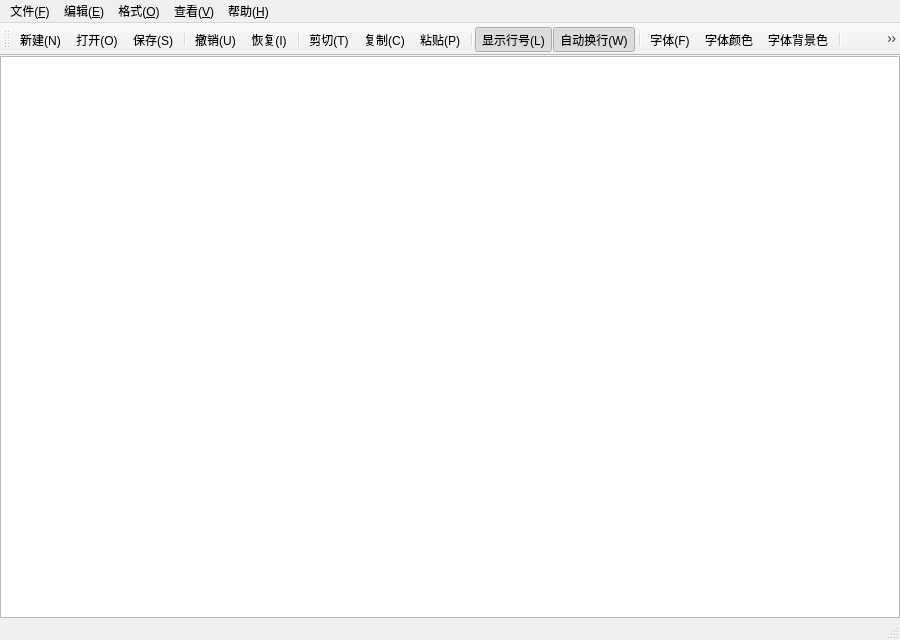
<?xml version="1.0" encoding="UTF-8"?>
<ui version="4.0">
 <class>MainWindow</class>
 <widget class="QMainWindow" name="MainWindow">
  <property name="geometry">
   <rect>
    <x>0</x>
    <y>0</y>
    <width>900</width>
    <height>640</height>
   </rect>
  </property>
  <property name="windowTitle">
   <string>简易文本编辑器</string>
  </property>
  <widget class="QWidget" name="centralwidget">
   <layout class="QVBoxLayout" name="verticalLayout">
    <property name="spacing">
     <number>0</number>
    </property>
    <property name="leftMargin">
     <number>0</number>
    </property>
    <property name="topMargin">
     <number>0</number>
    </property>
    <property name="rightMargin">
     <number>0</number>
    </property>
    <property name="bottomMargin">
     <number>0</number>
    </property>
    <item>
     <widget class="CodeEditor" name="plainTextEdit"/>
    </item>
   </layout>
  </widget>
  <widget class="QMenuBar" name="menubar">
   <property name="geometry">
    <rect>
     <x>0</x>
     <y>0</y>
     <width>900</width>
     <height>26</height>
    </rect>
   </property>
   <widget class="QMenu" name="menu_F">
    <property name="title">
     <string>文件(&amp;F)</string>
    </property>
    <addaction name="action_New"/>
    <addaction name="action_Open"/>
    <addaction name="action_Save"/>
    <addaction name="action_SaveAs"/>
    <addaction name="separator"/>
    <addaction name="action_Quit"/>
   </widget>
   <widget class="QMenu" name="menu">
    <property name="title">
     <string>编辑(&amp;E)</string>
    </property>
    <addaction name="action_Undo"/>
    <addaction name="action_Redo"/>
    <addaction name="separator"/>
    <addaction name="action_Cut"/>
    <addaction name="action_Copy"/>
    <addaction name="action_Paste"/>
    <addaction name="separator"/>
    <addaction name="action_Find"/>
    <addaction name="action_Replace"/>
    <addaction name="separator"/>
    <addaction name="action_SelectAll"/>
   </widget>
   <widget class="QMenu" name="menu_2">
    <property name="title">
     <string>格式(&amp;O)</string>
    </property>
    <addaction name="action_Wrap"/>
    <addaction name="action_ShowLine"/>
    <addaction name="separator"/>
    <addaction name="action_Font"/>
    <addaction name="action_FontColor"/>
    <addaction name="separator"/>
    <addaction name="action_SelBgColor"/>
    <addaction name="action_EditBgColor"/>
   </widget>
   <widget class="QMenu" name="menu_3">
    <property name="title">
     <string>查看(&amp;V)</string>
    </property>
    <addaction name="action_ShowToolBar"/>
    <addaction name="action_ShowStatusBar"/>
   </widget>
   <widget class="QMenu" name="menu_4">
    <property name="title">
     <string>帮助(&amp;H)</string>
    </property>
    <addaction name="action_About"/>
   </widget>
   <addaction name="menu_F"/>
   <addaction name="menu"/>
   <addaction name="menu_2"/>
   <addaction name="menu_3"/>
   <addaction name="menu_4"/>
  </widget>
  <widget class="QStatusBar" name="statusbar"/>
  <widget class="QToolBar" name="toolBar">
   <property name="windowTitle">
    <string>toolBar</string>
   </property>
   <attribute name="toolBarArea">
    <enum>TopToolBarArea</enum>
   </attribute>
   <attribute name="toolBarBreak">
    <bool>false</bool>
   </attribute>
   <addaction name="action_New"/>
   <addaction name="action_Open"/>
   <addaction name="action_Save"/>
   <addaction name="separator"/>
   <addaction name="action_Undo"/>
   <addaction name="action_Redo"/>
   <addaction name="separator"/>
   <addaction name="action_Cut"/>
   <addaction name="action_Copy"/>
   <addaction name="action_Paste"/>
   <addaction name="separator"/>
   <addaction name="action_ShowLine"/>
   <addaction name="action_Wrap"/>
   <addaction name="separator"/>
   <addaction name="action_Font"/>
   <addaction name="action_FontColor"/>
   <addaction name="action_SelBgColor"/>
   <addaction name="separator"/>
   <addaction name="action_Find"/>
  </widget>
  <action name="action_New">
   <property name="icon">
    <iconset resource="resources.qrc">
     <normaloff>:/icons/new_document.png</normaloff>:/icons/new_document.png</iconset>
   </property>
   <property name="text">
    <string>新建(&amp;N)</string>
   </property>
   <property name="shortcut">
    <string>Ctrl+N</string>
   </property>
  </action>
  <action name="action_Open">
   <property name="icon">
    <iconset resource="resources.qrc">
     <normaloff>:/icons/dakai.png</normaloff>:/icons/dakai.png</iconset>
   </property>
   <property name="text">
    <string>打开(&amp;O)</string>
   </property>
   <property name="shortcut">
    <string>Ctrl+O</string>
   </property>
  </action>
  <action name="action_Save">
   <property name="icon">
    <iconset resource="resources.qrc">
     <normaloff>:/icons/baocun.png</normaloff>:/icons/baocun.png</iconset>
   </property>
   <property name="text">
    <string>保存(&amp;S)</string>
   </property>
   <property name="shortcut">
    <string>Ctrl+S</string>
   </property>
  </action>
  <action name="action_SaveAs">
   <property name="icon">
    <iconset resource="resources.qrc">
     <normaloff>:/icons/lingcunwei.png</normaloff>:/icons/lingcunwei.png</iconset>
   </property>
   <property name="text">
    <string>另存为(&amp;A)</string>
   </property>
   <property name="shortcut">
    <string>Ctrl+Shift+S</string>
   </property>
  </action>
  <action name="action_Quit">
   <property name="icon">
    <iconset resource="resources.qrc">
     <normaloff>:/icons/exit.png</normaloff>:/icons/exit.png</iconset>
   </property>
   <property name="text">
    <string>退出(&amp;X)</string>
   </property>
   <property name="shortcut">
    <string>Ctrl+Q</string>
   </property>
  </action>
  <action name="action_Undo">
   <property name="icon">
    <iconset resource="resources.qrc">
     <normaloff>:/icons/chexiao.png</normaloff>:/icons/chexiao.png</iconset>
   </property>
   <property name="text">
    <string>撤销(&amp;U)</string>
   </property>
   <property name="shortcut">
    <string>Ctrl+Z</string>
   </property>
  </action>
  <action name="action_Redo">
   <property name="icon">
    <iconset resource="resources.qrc">
     <normaloff>:/icons/huifu.png</normaloff>:/icons/huifu.png</iconset>
   </property>
   <property name="text">
    <string>恢复(&amp;I)</string>
   </property>
   <property name="shortcut">
    <string>Ctrl+Shift+Z</string>
   </property>
  </action>
  <action name="action_Cut">
   <property name="icon">
    <iconset resource="resources.qrc">
     <normaloff>:/icons/jianqie.png</normaloff>:/icons/jianqie.png</iconset>
   </property>
   <property name="text">
    <string>剪切(&amp;T)</string>
   </property>
   <property name="shortcut">
    <string>Ctrl+X</string>
   </property>
  </action>
  <action name="action_Copy">
   <property name="icon">
    <iconset resource="resources.qrc">
     <normaloff>:/icons/fuzhi.png</normaloff>:/icons/fuzhi.png</iconset>
   </property>
   <property name="text">
    <string>复制(&amp;C)</string>
   </property>
   <property name="shortcut">
    <string>Ctrl+C</string>
   </property>
  </action>
  <action name="action_Paste">
   <property name="icon">
    <iconset resource="resources.qrc">
     <normaloff>:/icons/niantie.png</normaloff>:/icons/niantie.png</iconset>
   </property>
   <property name="text">
    <string>粘贴(&amp;P)</string>
   </property>
   <property name="shortcut">
    <string>Ctrl+V</string>
   </property>
  </action>
  <action name="action_SelectAll">
   <property name="icon">
    <iconset resource="resources.qrc">
     <normaloff>:/icons/quanxuan.png</normaloff>:/icons/quanxuan.png</iconset>
   </property>
   <property name="text">
    <string>全选(&amp;A)</string>
   </property>
   <property name="shortcut">
    <string>Ctrl+A</string>
   </property>
  </action>
  <action name="action_Find">
   <property name="icon">
    <iconset resource="resources.qrc">
     <normaloff>:/icons/chazhao.png</normaloff>:/icons/chazhao.png</iconset>
   </property>
   <property name="text">
    <string>查找(&amp;F)</string>
   </property>
   <property name="shortcut">
    <string>Ctrl+F</string>
   </property>
  </action>
  <action name="action_Replace">
   <property name="icon">
    <iconset resource="resources.qrc">
     <normaloff>:/icons/tihuan.png</normaloff>:/icons/tihuan.png</iconset>
   </property>
   <property name="text">
    <string>替换(&amp;R)</string>
   </property>
   <property name="shortcut">
    <string>Ctrl+H</string>
   </property>
  </action>
  <action name="action_Wrap">
   <property name="checkable">
    <bool>true</bool>
   </property>
   <property name="checked">
    <bool>true</bool>
   </property>
   <property name="icon">
    <iconset resource="resources.qrc">
     <normaloff>:/icons/zidonghuanhang.png</normaloff>:/icons/zidonghuanhang.png</iconset>
   </property>
   <property name="text">
    <string>自动换行(&amp;W)</string>
   </property>
   <property name="shortcut">
    <string>Ctrl+W</string>
   </property>
  </action>
  <action name="action_ShowLine">
   <property name="checkable">
    <bool>true</bool>
   </property>
   <property name="checked">
    <bool>true</bool>
   </property>
   <property name="icon">
    <iconset resource="resources.qrc">
     <normaloff>:/icons/xianshihanghao.png</normaloff>:/icons/xianshihanghao.png</iconset>
   </property>
   <property name="text">
    <string>显示行号(&amp;L)</string>
   </property>
   <property name="shortcut">
    <string>Ctrl+L</string>
   </property>
  </action>
  <action name="action_Font">
   <property name="icon">
    <iconset resource="resources.qrc">
     <normaloff>:/icons/zitiyanse.png</normaloff>:/icons/zitiyanse.png</iconset>
   </property>
   <property name="text">
    <string>字体(&amp;F)</string>
   </property>
  </action>
  <action name="action_FontColor">
   <property name="icon">
    <iconset resource="resources.qrc">
     <normaloff>:/icons/font-colors.png</normaloff>:/icons/font-colors.png</iconset>
   </property>
   <property name="text">
    <string>字体颜色</string>
   </property>
  </action>
  <action name="action_SelBgColor">
   <property name="icon">
    <iconset resource="resources.qrc">
     <normaloff>:/icons/beijingse.png</normaloff>:/icons/beijingse.png</iconset>
   </property>
   <property name="text">
    <string>字体背景色</string>
   </property>
  </action>
  <action name="action_EditBgColor">
   <property name="icon">
    <iconset resource="resources.qrc">
     <normaloff>:/icons/pcbianjiqi_beijing.png</normaloff>:/icons/pcbianjiqi_beijing.png</iconset>
   </property>
   <property name="text">
    <string>编辑器背景色</string>
   </property>
  </action>
  <action name="action_ShowToolBar">
   <property name="checkable">
    <bool>true</bool>
   </property>
   <property name="checked">
    <bool>true</bool>
   </property>
   <property name="icon">
    <iconset resource="resources.qrc">
     <normaloff>:/icons/hanhan-01-01.png</normaloff>:/icons/hanhan-01-01.png</iconset>
   </property>
   <property name="text">
    <string>工具栏(&amp;T)</string>
   </property>
  </action>
  <action name="action_ShowStatusBar">
   <property name="checkable">
    <bool>true</bool>
   </property>
   <property name="checked">
    <bool>true</bool>
   </property>
   <property name="icon">
    <iconset resource="resources.qrc">
     <normaloff>:/icons/zhuangtailan.png</normaloff>:/icons/zhuangtailan.png</iconset>
   </property>
   <property name="text">
    <string>状态栏(&amp;S)</string>
   </property>
  </action>
  <action name="action_About">
   <property name="icon">
    <iconset resource="resources.qrc">
     <normaloff>:/icons/guanyu.png</normaloff>:/icons/guanyu.png</iconset>
   </property>
   <property name="text">
    <string>关于(&amp;A)</string>
   </property>
  </action>
 </widget>
 <customwidgets>
  <customwidget>
   <class>CodeEditor</class>
   <extends>QPlainTextEdit</extends>
   <header>codeeditor.h</header>
   <container>1</container>
  </customwidget>
 </customwidgets>
 <resources>
  <include location="resources.qrc"/>
 </resources>
 <connections>
  <connection>
   <sender>action_Undo</sender>
   <signal>triggered()</signal>
   <receiver>plainTextEdit</receiver>
   <slot>undo()</slot>
   <hints>
    <hint type="sourcelabel">
     <x>-1</x>
     <y>-1</y>
    </hint>
    <hint type="destinationlabel">
     <x>399</x>
     <y>319</y>
    </hint>
   </hints>
  </connection>
  <connection>
   <sender>action_Redo</sender>
   <signal>triggered()</signal>
   <receiver>plainTextEdit</receiver>
   <slot>redo()</slot>
  </connection>
  <connection>
   <sender>action_Cut</sender>
   <signal>triggered()</signal>
   <receiver>plainTextEdit</receiver>
   <slot>cut()</slot>
  </connection>
  <connection>
   <sender>action_Copy</sender>
   <signal>triggered()</signal>
   <receiver>plainTextEdit</receiver>
   <slot>copy()</slot>
  </connection>
  <connection>
   <sender>action_Paste</sender>
   <signal>triggered()</signal>
   <receiver>plainTextEdit</receiver>
   <slot>paste()</slot>
  </connection>
  <connection>
   <sender>action_SelectAll</sender>
   <signal>triggered()</signal>
   <receiver>plainTextEdit</receiver>
   <slot>selectAll()</slot>
  </connection>
 </connections>
</ui>
